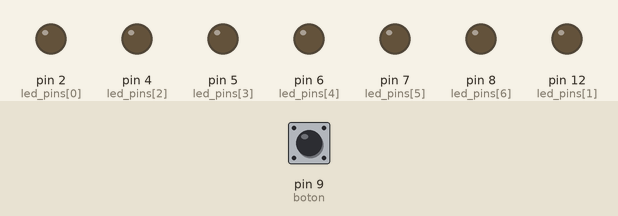
The sketch below on a simulated Arduino Uno, built with avr-gcc and run on an emulated ATmega328P. Parts: output pins drawn as LEDs (lit = HIGH). The test bench sets the inputs (shaded band); at power-on: pin 9 (boton) LOW. Random numbers use the default seed unless the sketch sets one.

Above: at 1.2 s.
1.3 s: pin 9 (boton) pulled HIGH for 0.15 s
At 7.0 s:
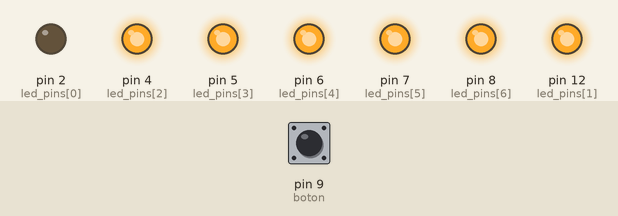
At 11.1 s:
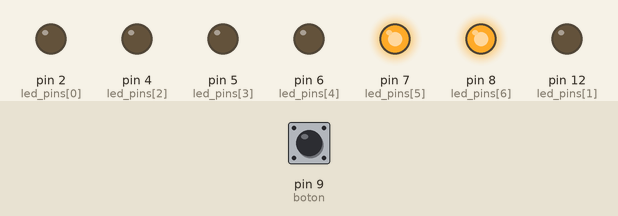
Timing chart, 0 to 12.2 s (numbered marks = the images above; inputs shaded):
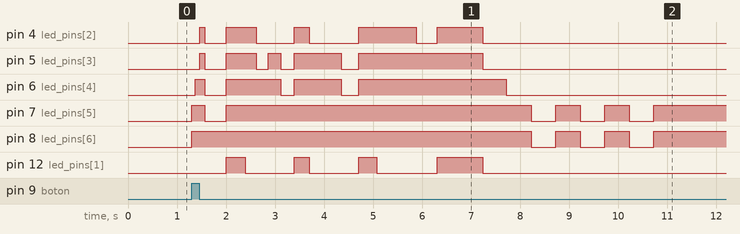

Measured:
- after the input at 1.3 s, pin 4 (led_pins[2]): LOW → HIGH after 0.16 s, → LOW 0.11 s later, → HIGH 0.44 s later, → LOW 0.61 s later, … (10 changes in this stretch); pin 5 (led_pins[3]): LOW → HIGH after 0.16 s, → LOW 0.11 s later, → HIGH 0.44 s later, → LOW 0.61 s later, … (10 changes in this stretch)

The sketch:

Lanzamiento_dado.ino
```cpp
int led_pins[7]={2,12,4,5,6,7,8};

int valor_caras[7][7]={ {0,0,0,0,0,0,1},
                  {0,0,0,0,0,1,1},
                  {0,0,0,0,1,1,1},
                  {0,0,0,1,1,1,1},
                  {0,0,1,1,1,1,1},
                  {0,1,1,1,1,1,1},
                  {0,0,0,0,0,0,0} };

int boton=9;
int todo_apagado=6;

void setup(){
  for(int i=0;i<7;i++){
    pinMode(led_pins[i],OUTPUT);
    digitalWrite(led_pins[i],LOW);
  }
  randomSeed(analogRead(0)); //evita repetir mismas secuencias
}

void loop(){
  if(digitalRead(boton)){
    lanzarDado();
  }
  delay(100);
}
void lanzarDado(){
  int res;
  int girando_dado=random(20,30);
  for(int i=0;i<girando_dado;i++){
    res=random(0,6);
    mostrar(res);
    delay(70+i*19);
  }
  for(int j=0;j<3;j++){
    mostrar(todo_apagado);
    delay(500);
    mostrar(res);
    delay(500);
  }
}
void mostrar(int resultado){
  for(int i=0;i<7;i++){
    digitalWrite(led_pins[i],valor_caras[resultado][i]);
  }
}
```
